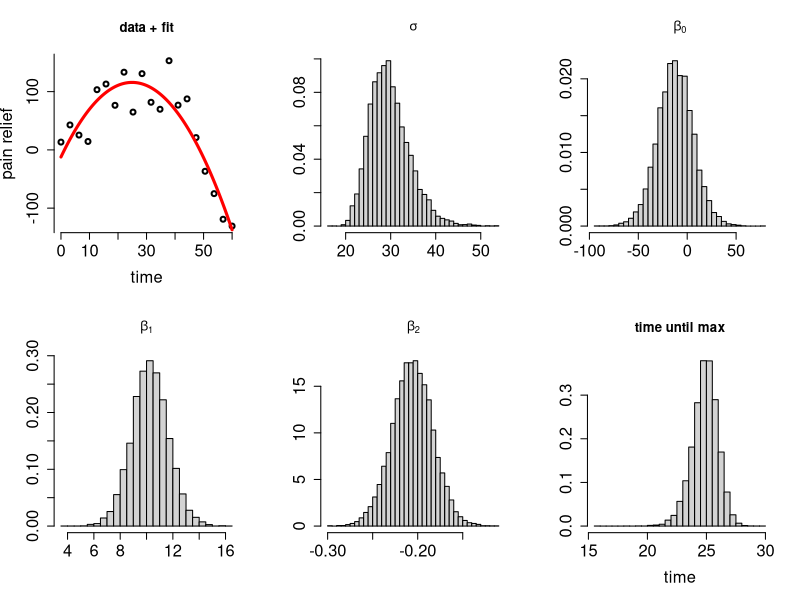

Here is the R script that generated this plot:
# Script for KTH guest lecture in Feb 2019
# Author: Mattias Villani, Stockholm and Linkoping University. http://mattiasvillani.com

# Loading a package with multivariate normal distribution
#install.packages("mvtnorm")
library(mvtnorm)

# Just some figure settings
#install.packages("RColorBrewer")
library("RColorBrewer")
plotColors = brewer.pal(12, "Paired")
pointColor = plotColors[5] # Color for single dots
lwdDef = 8                 # Default line thickness
lwdThin = 6
lwdThinner = 3
pointSizeDef = 4
cexLabDef = 1.5            # Default scaling of font size labels
cexAxisDef = 1.5           # Default scaling of tick labels


# Defining a function that simulates from the scaled inverse Chi-square distribution
rScaledInvChi2 <- function(n, df, scale){
  return((df*scale)/rchisq(n,df=df))
}

BayesLinReg <- function(y, X, mu_0, Omega_0, v_0, sigma2_0, nIter){
  # Direct sampling from a Gaussian linear regression with conjugate prior:
  #
  # beta | sigma2 ~ N(mu_0, sigma2*inv(Omega_0))
  # sigma2 ~ Inv-Chi2(v_0,sigma2_0)
  # 
  # Author: Mattias Villani, IDA, Linkoping University. http://mattiasvillani.com
  #
  # INPUTS:
  #   y - n-by-1 vector with response data observations
  #   X - n-by-nCovs matrix with covariates, first column should be ones if you want an intercept.
  #   mu_0 - prior mean for beta
  #   Omega_0  - prior precision matrix for beta
  #   v_0      - degrees of freedom in the prior for sigma2
  #   sigma2_0 - location ("best guess") in the prior for sigma2
  #   nIter - Number of samples from the posterior (iterations)
  #
  # OUTPUTS:
  #   results$betaSample     - Posterior sample of beta.     nIter-by-nCovs matrix
  #   results$sigma2Sample   - Posterior sample of sigma2.   nIter-by-1 vector
  
  # Compute posterior hyperparameters
  n = length(y) # Number of observations
  nCovs = dim(X)[2] # Number of covariates
  XX = t(X)%*%X
  betaHat <- solve(XX,t(X)%*%y)
  Omega_n = XX + Omega_0
  mu_n = solve(Omega_n,XX%*%betaHat+Omega_0%*%mu_0)
  v_n = v_0 + n
  sigma2_n = as.numeric((v_0*sigma2_0 + ( t(y)%*%y + t(mu_0)%*%Omega_0%*%mu_0 - t(mu_n)%*%Omega_n%*%mu_n))/v_n)
  invOmega_n = solve(Omega_n)
  
  # The actual sampling
  sigma2Sample = rep(NA, nIter)
  betaSample = matrix(NA, nIter, nCovs)
  for (i in 1:nIter){
    
    # Simulate from p(sigma2 | y, X)
    sigma2 = rScaledInvChi2(n=1, df = v_n, scale = sigma2_n)
    sigma2Sample[i] = sigma2
    
    # Simulate from p(beta | sigma2, y, X)
    beta_ = rmvnorm(n=1, mean = mu_n, sigma = sigma2*invOmega_n)
    betaSample[i,] = beta_
    
  }
  return(results = list(sigma2Sample = sigma2Sample, betaSample=betaSample))
}

# Simuting some data from a quadratic model
set.seed(221)
n = 20 # Number of observations
x = seq(0,60,length = n)
beta0 = 0
beta1 = 10
beta2 = -0.2
sigmaEps = 50
y = beta0 + beta1*x + beta2*x^2 + sigmaEps*rnorm(n)
X = cbind(1,x,x^2)

# Plotting the data
png('FindingMax.png')
par(cex.lab=cexLabDef, cex.axis = cexAxisDef)
par(mfrow = c(2,3))
plot(x,y, xlab = 'time', ylab = 'pain relief', main ='data + fit', 
     axes=FALSE, lwd = 2)
axis(side = 1, at = seq(0, max(x), by = 10))
axis(side = 2, at = seq(-200, 200, by = 100))

# Simuting from the posterior of beta and sigma2
mu_0 = c(0,0,0)
Omega_0 = diag(c(0.01,2,4))
v_0 = 4
sigma2_0 = 0.2
nIter = 10000 # number of simulations from posterior 
simRes = BayesLinReg(y, X, mu_0, Omega_0, v_0, sigma2_0, nIter)

meanSigma = mean(sqrt(simRes$sigma2Sample))
meanBeta0 = mean(simRes$betaSample[,1])
meanBeta1 = mean(simRes$betaSample[,2])
meanBeta2 = mean(simRes$betaSample[,3])

xGrid = seq(min(x),max(x), length = 1000)
fit = meanBeta0 + meanBeta1*xGrid + meanBeta2*xGrid^2
lines(xGrid, fit, col ="red", lwd = lwdThinner)

hist(sqrt(simRes$sigma2Sample), 30, freq = F, xlab = '', ylab = "", main = expression(sigma))
hist(simRes$betaSample[,1], 30, freq = F, xlab = '', ylab = "", main = expression(beta[0]))
hist(simRes$betaSample[,2], 30, freq = F, xlab = '', ylab = "", main =expression(beta[1]))
hist(simRes$betaSample[,3], 30, freq = F, xlab = '', ylab = "", main =expression(beta[2]))

maxPoint = -simRes$betaSample[,2]/(2*simRes$betaSample[,3])
hist(maxPoint, 30, freq = F, xlab = 'time', ylab = "", main ='time until max')

dev.off()

